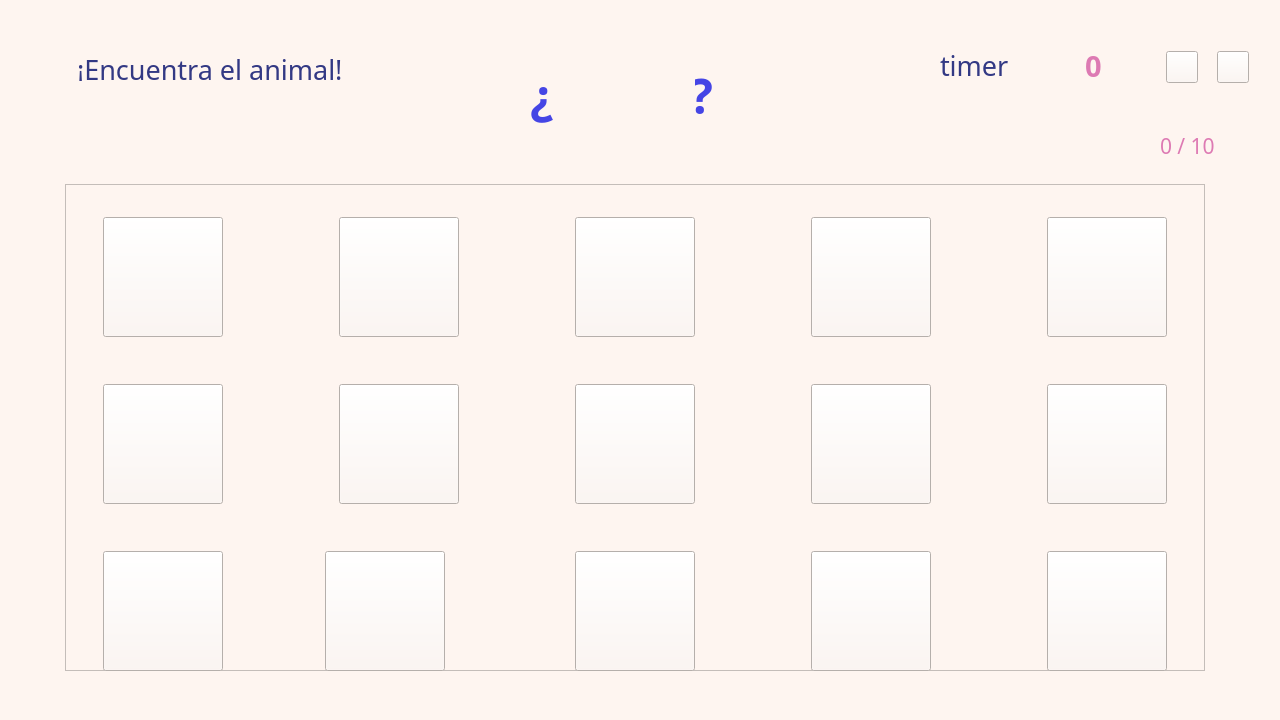
<?xml version="1.0" encoding="UTF-8"?>
<ui version="4.0">
 <class>MotorGame</class>
 <widget class="QMainWindow" name="MotorGame">
  <property name="geometry">
   <rect>
    <x>0</x>
    <y>0</y>
    <width>1280</width>
    <height>720</height>
   </rect>
  </property>
  <property name="windowTitle">
   <string>NeuroGame - Habilidad motora</string>
  </property>
  <property name="styleSheet">
   <string notr="true">background-color: rgb(254, 245, 240);</string>
  </property>
  <widget class="QWidget" name="centralwidget">
   <widget class="QLabel" name="label">
    <property name="geometry">
     <rect>
      <x>77</x>
      <y>57</y>
      <width>581</width>
      <height>24</height>
     </rect>
    </property>
    <property name="font">
     <font>
      <family>Montserrat</family>
      <pointsize>20</pointsize>
     </font>
    </property>
    <property name="styleSheet">
     <string notr="true">color: rgb(51, 57, 132);</string>
    </property>
    <property name="text">
     <string>¡Encuentra el animal!</string>
    </property>
   </widget>
   <widget class="QFrame" name="frame">
    <property name="geometry">
     <rect>
      <x>65</x>
      <y>184</y>
      <width>1140</width>
      <height>487</height>
     </rect>
    </property>
    <property name="frameShape">
     <enum>QFrame::Shape::StyledPanel</enum>
    </property>
    <property name="frameShadow">
     <enum>QFrame::Shadow::Raised</enum>
    </property>
    <widget class="QPushButton" name="button_1">
     <property name="geometry">
      <rect>
       <x>38</x>
       <y>33</y>
       <width>120</width>
       <height>120</height>
      </rect>
     </property>
     <property name="styleSheet">
      <string notr="true">background-image: url(:/assets/images/ellipse .png);</string>
     </property>
     <property name="text">
      <string/>
     </property>
    </widget>
    <widget class="QPushButton" name="button_4">
     <property name="geometry">
      <rect>
       <x>274</x>
       <y>33</y>
       <width>120</width>
       <height>120</height>
      </rect>
     </property>
     <property name="styleSheet">
      <string notr="true">background-image: url(:/assets/images/ellipse .png);</string>
     </property>
     <property name="text">
      <string/>
     </property>
    </widget>
    <widget class="QPushButton" name="button_7">
     <property name="geometry">
      <rect>
       <x>510</x>
       <y>33</y>
       <width>120</width>
       <height>120</height>
      </rect>
     </property>
     <property name="styleSheet">
      <string notr="true">background-image: url(:/assets/images/ellipse .png);</string>
     </property>
     <property name="text">
      <string/>
     </property>
    </widget>
    <widget class="QPushButton" name="button_13">
     <property name="geometry">
      <rect>
       <x>982</x>
       <y>33</y>
       <width>120</width>
       <height>120</height>
      </rect>
     </property>
     <property name="styleSheet">
      <string notr="true">background-image: url(:/assets/images/ellipse .png);</string>
     </property>
     <property name="text">
      <string/>
     </property>
    </widget>
    <widget class="QPushButton" name="button_11">
     <property name="geometry">
      <rect>
       <x>746</x>
       <y>33</y>
       <width>120</width>
       <height>120</height>
      </rect>
     </property>
     <property name="styleSheet">
      <string notr="true">background-image: url(:/assets/images/ellipse .png);</string>
     </property>
     <property name="text">
      <string/>
     </property>
    </widget>
    <widget class="QPushButton" name="button_8">
     <property name="geometry">
      <rect>
       <x>746</x>
       <y>200</y>
       <width>120</width>
       <height>120</height>
      </rect>
     </property>
     <property name="styleSheet">
      <string notr="true">background-image: url(:/assets/images/ellipse .png);</string>
     </property>
     <property name="text">
      <string/>
     </property>
    </widget>
    <widget class="QPushButton" name="button_9">
     <property name="geometry">
      <rect>
       <x>510</x>
       <y>200</y>
       <width>120</width>
       <height>120</height>
      </rect>
     </property>
     <property name="styleSheet">
      <string notr="true">background-image: url(:/assets/images/ellipse .png);</string>
     </property>
     <property name="text">
      <string/>
     </property>
    </widget>
    <widget class="QPushButton" name="button_5">
     <property name="geometry">
      <rect>
       <x>274</x>
       <y>200</y>
       <width>120</width>
       <height>120</height>
      </rect>
     </property>
     <property name="styleSheet">
      <string notr="true">background-image: url(:/assets/images/ellipse .png);</string>
     </property>
     <property name="text">
      <string/>
     </property>
    </widget>
    <widget class="QPushButton" name="button_2">
     <property name="geometry">
      <rect>
       <x>38</x>
       <y>200</y>
       <width>120</width>
       <height>120</height>
      </rect>
     </property>
     <property name="styleSheet">
      <string notr="true">background-image: url(:/assets/images/ellipse .png);</string>
     </property>
     <property name="text">
      <string/>
     </property>
    </widget>
    <widget class="QPushButton" name="button_12">
     <property name="geometry">
      <rect>
       <x>746</x>
       <y>367</y>
       <width>120</width>
       <height>120</height>
      </rect>
     </property>
     <property name="styleSheet">
      <string notr="true">background-image: url(:/assets/images/ellipse .png);</string>
     </property>
     <property name="text">
      <string/>
     </property>
    </widget>
    <widget class="QPushButton" name="button_6">
     <property name="geometry">
      <rect>
       <x>260</x>
       <y>367</y>
       <width>120</width>
       <height>120</height>
      </rect>
     </property>
     <property name="styleSheet">
      <string notr="true">background-image: url(:/assets/images/ellipse .png);</string>
     </property>
     <property name="text">
      <string/>
     </property>
    </widget>
    <widget class="QPushButton" name="button_3">
     <property name="geometry">
      <rect>
       <x>38</x>
       <y>367</y>
       <width>120</width>
       <height>120</height>
      </rect>
     </property>
     <property name="styleSheet">
      <string notr="true">background-image: url(:/assets/images/ellipse .png);</string>
     </property>
     <property name="text">
      <string/>
     </property>
    </widget>
    <widget class="QPushButton" name="button_14">
     <property name="geometry">
      <rect>
       <x>982</x>
       <y>367</y>
       <width>120</width>
       <height>120</height>
      </rect>
     </property>
     <property name="styleSheet">
      <string notr="true">background-image: url(:/assets/images/ellipse .png);</string>
     </property>
     <property name="text">
      <string/>
     </property>
    </widget>
    <widget class="QPushButton" name="button_10">
     <property name="geometry">
      <rect>
       <x>510</x>
       <y>367</y>
       <width>120</width>
       <height>120</height>
      </rect>
     </property>
     <property name="styleSheet">
      <string notr="true">background-image: url(:/assets/images/ellipse .png);</string>
     </property>
     <property name="text">
      <string/>
     </property>
    </widget>
    <widget class="QPushButton" name="button_15">
     <property name="geometry">
      <rect>
       <x>982</x>
       <y>200</y>
       <width>120</width>
       <height>120</height>
      </rect>
     </property>
     <property name="styleSheet">
      <string notr="true">background-image: url(:/assets/images/ellipse .png);</string>
     </property>
     <property name="text">
      <string/>
     </property>
    </widget>
   </widget>
   <widget class="QPushButton" name="music">
    <property name="geometry">
     <rect>
      <x>1166</x>
      <y>51</y>
      <width>32</width>
      <height>32</height>
     </rect>
    </property>
    <property name="cursor">
     <cursorShape>PointingHandCursor</cursorShape>
    </property>
    <property name="styleSheet">
     <string notr="true">border-image: url(:/assets/images/music.png);</string>
    </property>
    <property name="text">
     <string/>
    </property>
   </widget>
   <widget class="QLabel" name="score">
    <property name="geometry">
     <rect>
      <x>1060</x>
      <y>33</y>
      <width>67</width>
      <height>66</height>
     </rect>
    </property>
    <property name="font">
     <font>
      <family>Montserrat</family>
      <pointsize>22</pointsize>
      <bold>true</bold>
     </font>
    </property>
    <property name="styleSheet">
     <string notr="true">border-image: url(:/assets/images/star.png);
color: rgb(221, 122, 179);</string>
    </property>
    <property name="text">
     <string>&lt;html&gt;&lt;head/&gt;&lt;body&gt;&lt;p&gt;0&lt;/p&gt;&lt;/body&gt;&lt;/html&gt;</string>
    </property>
    <property name="alignment">
     <set>Qt::AlignmentFlag::AlignCenter</set>
    </property>
   </widget>
   <widget class="QLabel" name="timer_text">
    <property name="geometry">
     <rect>
      <x>940</x>
      <y>50</y>
      <width>91</width>
      <height>31</height>
     </rect>
    </property>
    <property name="font">
     <font>
      <family>Montserrat</family>
      <pointsize>20</pointsize>
      <bold>false</bold>
     </font>
    </property>
    <property name="styleSheet">
     <string notr="true">color: rgb(51, 57, 132);</string>
    </property>
    <property name="text">
     <string>timer</string>
    </property>
   </widget>
   <widget class="QPushButton" name="sound">
    <property name="geometry">
     <rect>
      <x>1217</x>
      <y>51</y>
      <width>32</width>
      <height>32</height>
     </rect>
    </property>
    <property name="styleSheet">
     <string notr="true">border-image: url(:/assets/images/volume_down.png);</string>
    </property>
    <property name="text">
     <string/>
    </property>
   </widget>
   <widget class="QLabel" name="random_animal">
    <property name="geometry">
     <rect>
      <x>575</x>
      <y>33</y>
      <width>120</width>
      <height>120</height>
     </rect>
    </property>
    <property name="styleSheet">
     <string notr="true">background-image: url(:/assets/images/ellipse .png);</string>
    </property>
    <property name="text">
     <string/>
    </property>
   </widget>
   <widget class="QLabel" name="question">
    <property name="geometry">
     <rect>
      <x>530</x>
      <y>60</y>
      <width>231</width>
      <height>71</height>
     </rect>
    </property>
    <property name="font">
     <font>
      <family>Montserrat</family>
      <pointsize>36</pointsize>
      <bold>true</bold>
     </font>
    </property>
    <property name="styleSheet">
     <string notr="true">color: rgb(69, 69, 229);</string>
    </property>
    <property name="text">
     <string>¿           ?</string>
    </property>
   </widget>
   <widget class="QLabel" name="number_of_plays">
    <property name="geometry">
     <rect>
      <x>1160</x>
      <y>130</y>
      <width>81</width>
      <height>31</height>
     </rect>
    </property>
    <property name="font">
     <font>
      <family>Montserrat</family>
      <pointsize>16</pointsize>
     </font>
    </property>
    <property name="styleSheet">
     <string notr="true">color: rgb(221, 122, 179);</string>
    </property>
    <property name="text">
     <string>0 / 10</string>
    </property>
   </widget>
   <zorder>question</zorder>
   <zorder>label</zorder>
   <zorder>frame</zorder>
   <zorder>music</zorder>
   <zorder>score</zorder>
   <zorder>timer_text</zorder>
   <zorder>sound</zorder>
   <zorder>random_animal</zorder>
   <zorder>number_of_plays</zorder>
  </widget>
  <widget class="QStatusBar" name="statusbar"/>
 </widget>
 <resources/>
 <connections/>
</ui>
